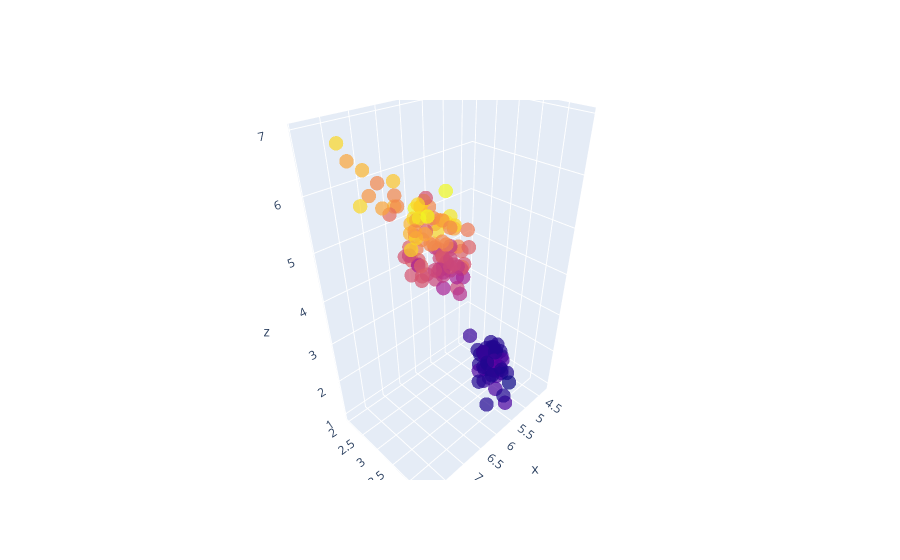

Notebook code for this chart:
### Markdown cell above
#### 3D Scatter
Let's jump into third dimension, and decide what each variable correspond to:
x : SepalLengthCm
y : SepalWidthCm
z : PetalLengthCm
color : PetalWidthCm

### Code cell
trace_3d = go.Scatter3d(
                        x = data.Sepal_Length,
                        y = data.Sepal_Width,
                        z = data.Petal_Length,
                        mode = 'markers',
                        opacity = 0.7,
                        #name = data.Species,
                        marker = dict(
                                    size = 5,
                                    color = data.Petal_Width
                        )
)

list_3d = [trace_3d]

fig_3d = go.Figure(data = list_3d)
iplot(fig_3d)

### Figure 1 — Plotly figure (JSON) as saved in the notebook; plotly's stock layout.template omitted (floating-point values rounded to 4 significant figures; data arrays with more than 128 entries replaced by an {"elided": "..."} marker saying what was removed)
{"data": [{"marker": {"color": {"elided": "150 float values"}, "size": 5}, "mode": "markers", "opacity": 0.7, "type": "scatter3d", "x": {"elided": "150 float values"}, "y": {"elided": "150 float values"}, "z": {"elided": "150 float values"}}], "layout": {}}
